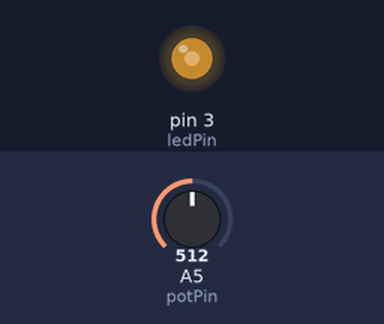
Bench run of a sketch on a simulated Arduino Uno, built with avr-gcc and run on an emulated ATmega328P. Parts: output pins drawn as LEDs (lit = HIGH). The test bench sets the inputs (shaded band); at power-on: A5 (potPin) = 512.

Above: at 1.2 s.
1.3 s: A5 (potPin) set to 716
At 1.8 s:
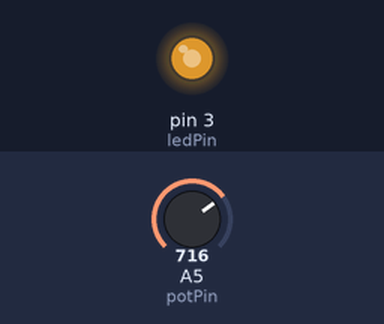
2.8 s: A5 (potPin) set to 900
At 4.0 s:
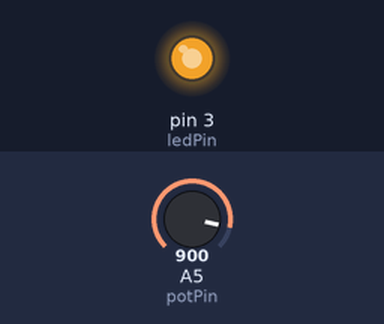
4.3 s: A5 (potPin) set to 122
At 5.3 s:
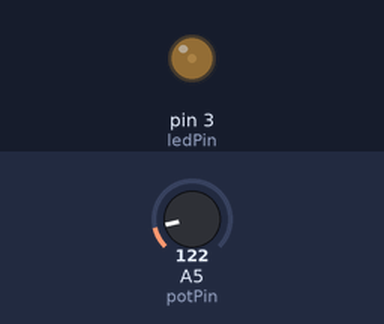
5.8 s: A5 (potPin) set to 0
At 6.5 s:
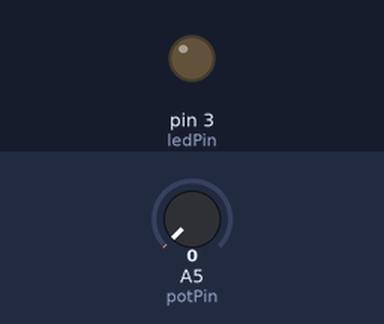
Timing chart, 0 to 8.3 s (numbered marks = the images above; inputs shaded):
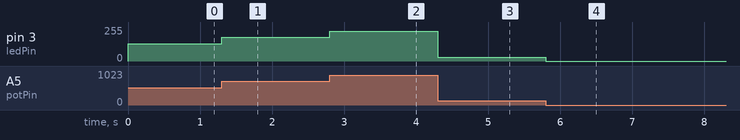

The sketch:

Oppgave2.ino
```cpp
//2.2. Pulserende lys
int ledPin = 3;
int potPin = 5;
int styrke;

void setup() {
  pinMode(ledPin, OUTPUT);
}

void loop() {
  styrke = analogRead(potPin)/4;
  analogWrite(ledPin, styrke);
}


//Oppgave 2.2.4 andre komponenter man kan bruke: photoresistor.
//Oppgave 2.2.5. Ja, det er mulig ettersom den endrer motstand når man skrur på den.
```

Measured:
- after the input at 1.3 s, pin 3 (ledPin): 128/255 → 179/255 at once
- after the input at 2.8 s, pin 3 (ledPin): 179/255 → 225/255 at once
- after the input at 4.3 s, pin 3 (ledPin): 225/255 → 30/255 at once
- after the input at 5.8 s, pin 3 (ledPin): 30/255 → 0/255 at once
